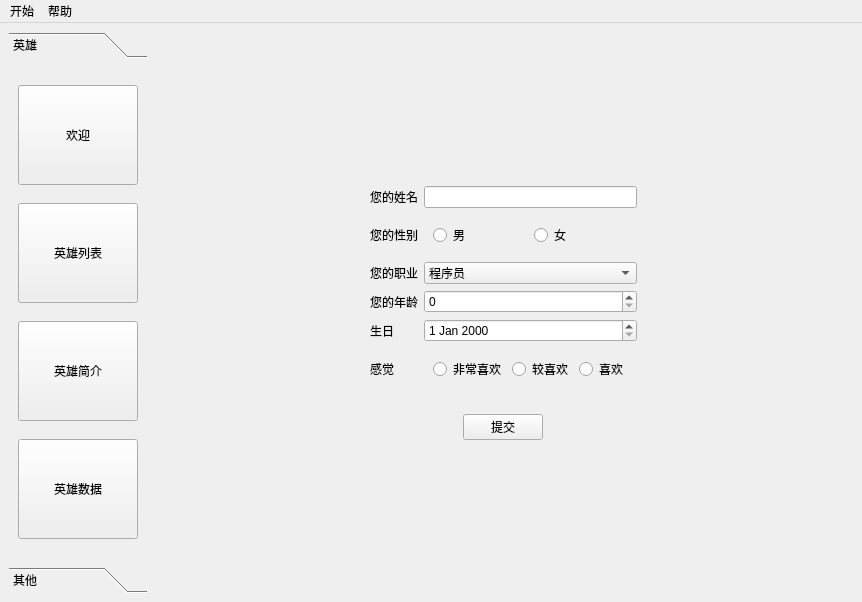
<?xml version="1.0" encoding="UTF-8"?>
<ui version="4.0">
 <class>MainWindow</class>
 <widget class="QMainWindow" name="MainWindow">
  <property name="geometry">
   <rect>
    <x>0</x>
    <y>0</y>
    <width>862</width>
    <height>602</height>
   </rect>
  </property>
  <property name="windowTitle">
   <string>MainWindow</string>
  </property>
  <widget class="QWidget" name="centralwidget">
   <layout class="QHBoxLayout" name="horizontalLayout">
    <item>
     <widget class="QToolBox" name="toolBox">
      <property name="sizePolicy">
       <sizepolicy hsizetype="Fixed" vsizetype="Preferred">
        <horstretch>0</horstretch>
        <verstretch>0</verstretch>
       </sizepolicy>
      </property>
      <property name="acceptDrops">
       <bool>true</bool>
      </property>
      <property name="currentIndex">
       <number>0</number>
      </property>
      <widget class="QWidget" name="page">
       <property name="geometry">
        <rect>
         <x>0</x>
         <y>0</y>
         <width>142</width>
         <height>487</height>
        </rect>
       </property>
       <attribute name="label">
        <string>英雄</string>
       </attribute>
       <layout class="QVBoxLayout" name="verticalLayout">
        <item>
         <widget class="QToolButton" name="toolButton">
          <property name="minimumSize">
           <size>
            <width>120</width>
            <height>100</height>
           </size>
          </property>
          <property name="text">
           <string>欢迎</string>
          </property>
          <property name="icon">
           <iconset resource="res.qrc">
            <normaloff>:/C:/Users/2814554384/Pictures/timg.jpg</normaloff>:/C:/Users/2814554384/Pictures/timg.jpg</iconset>
          </property>
          <property name="iconSize">
           <size>
            <width>100</width>
            <height>100</height>
           </size>
          </property>
          <property name="toolButtonStyle">
           <enum>Qt::ToolButtonTextUnderIcon</enum>
          </property>
         </widget>
        </item>
        <item>
         <widget class="QToolButton" name="toolButton_2">
          <property name="minimumSize">
           <size>
            <width>120</width>
            <height>100</height>
           </size>
          </property>
          <property name="text">
           <string>英雄列表</string>
          </property>
          <property name="icon">
           <iconset resource="res.qrc">
            <normaloff>:/C:/Users/2814554384/Desktop/res/Coin0001.png</normaloff>:/C:/Users/2814554384/Desktop/res/Coin0001.png</iconset>
          </property>
          <property name="iconSize">
           <size>
            <width>100</width>
            <height>100</height>
           </size>
          </property>
          <property name="toolButtonStyle">
           <enum>Qt::ToolButtonTextUnderIcon</enum>
          </property>
         </widget>
        </item>
        <item>
         <widget class="QToolButton" name="toolButton_3">
          <property name="minimumSize">
           <size>
            <width>120</width>
            <height>100</height>
           </size>
          </property>
          <property name="text">
           <string>英雄简介</string>
          </property>
          <property name="icon">
           <iconset resource="res.qrc">
            <normaloff>:/C:/Users/2814554384/Desktop/res/Coin0002.png</normaloff>:/C:/Users/2814554384/Desktop/res/Coin0002.png</iconset>
          </property>
          <property name="iconSize">
           <size>
            <width>100</width>
            <height>100</height>
           </size>
          </property>
          <property name="toolButtonStyle">
           <enum>Qt::ToolButtonTextUnderIcon</enum>
          </property>
         </widget>
        </item>
        <item>
         <widget class="QToolButton" name="toolButton_4">
          <property name="minimumSize">
           <size>
            <width>120</width>
            <height>100</height>
           </size>
          </property>
          <property name="text">
           <string>英雄数据</string>
          </property>
          <property name="icon">
           <iconset resource="res.qrc">
            <normaloff>:/C:/Users/2814554384/Desktop/res/Coin0007.png</normaloff>:/C:/Users/2814554384/Desktop/res/Coin0007.png</iconset>
          </property>
          <property name="iconSize">
           <size>
            <width>100</width>
            <height>100</height>
           </size>
          </property>
          <property name="toolButtonStyle">
           <enum>Qt::ToolButtonTextUnderIcon</enum>
          </property>
         </widget>
        </item>
       </layout>
      </widget>
      <widget class="QWidget" name="page_2">
       <property name="geometry">
        <rect>
         <x>0</x>
         <y>0</y>
         <width>142</width>
         <height>487</height>
        </rect>
       </property>
       <attribute name="label">
        <string>其他</string>
       </attribute>
       <layout class="QVBoxLayout" name="verticalLayout_2">
        <item>
         <widget class="QToolButton" name="toolButton_6">
          <property name="minimumSize">
           <size>
            <width>120</width>
            <height>100</height>
           </size>
          </property>
          <property name="text">
           <string>调查问卷</string>
          </property>
          <property name="icon">
           <iconset resource="res.qrc">
            <normaloff>:/C:/Users/2814554384/Desktop/res/OtherSceneBg.png</normaloff>:/C:/Users/2814554384/Desktop/res/OtherSceneBg.png</iconset>
          </property>
          <property name="iconSize">
           <size>
            <width>100</width>
            <height>100</height>
           </size>
          </property>
          <property name="toolButtonStyle">
           <enum>Qt::ToolButtonTextUnderIcon</enum>
          </property>
         </widget>
        </item>
        <item>
         <widget class="QToolButton" name="toolButton_5">
          <property name="minimumSize">
           <size>
            <width>120</width>
            <height>100</height>
           </size>
          </property>
          <property name="text">
           <string>退出</string>
          </property>
          <property name="icon">
           <iconset resource="res.qrc">
            <normaloff>:/C:/Users/2814554384/Desktop/res/PlayLevelSceneBg.png</normaloff>:/C:/Users/2814554384/Desktop/res/PlayLevelSceneBg.png</iconset>
          </property>
          <property name="iconSize">
           <size>
            <width>100</width>
            <height>100</height>
           </size>
          </property>
          <property name="toolButtonStyle">
           <enum>Qt::ToolButtonTextUnderIcon</enum>
          </property>
         </widget>
        </item>
       </layout>
      </widget>
     </widget>
    </item>
    <item>
     <widget class="QStackedWidget" name="stackedWidget">
      <property name="currentIndex">
       <number>0</number>
      </property>
      <widget class="QWidget" name="page_3">
       <layout class="QGridLayout" name="gridLayout_2">
        <item row="2" column="0">
         <widget class="QWidget" name="widget_6" native="true">
          <layout class="QHBoxLayout" name="horizontalLayout_8">
           <item>
            <spacer name="horizontalSpacer_3">
             <property name="orientation">
              <enum>Qt::Horizontal</enum>
             </property>
             <property name="sizeHint" stdset="0">
              <size>
               <width>40</width>
               <height>20</height>
              </size>
             </property>
            </spacer>
           </item>
           <item>
            <widget class="QPushButton" name="pushButton">
             <property name="text">
              <string>提交</string>
             </property>
            </widget>
           </item>
           <item>
            <spacer name="horizontalSpacer_4">
             <property name="orientation">
              <enum>Qt::Horizontal</enum>
             </property>
             <property name="sizeHint" stdset="0">
              <size>
               <width>40</width>
               <height>20</height>
              </size>
             </property>
            </spacer>
           </item>
          </layout>
         </widget>
        </item>
        <item row="3" column="0">
         <spacer name="verticalSpacer">
          <property name="orientation">
           <enum>Qt::Vertical</enum>
          </property>
          <property name="sizeHint" stdset="0">
           <size>
            <width>20</width>
            <height>40</height>
           </size>
          </property>
         </spacer>
        </item>
        <item row="1" column="0">
         <widget class="QWidget" name="widget_5" native="true">
          <layout class="QGridLayout" name="gridLayout">
           <item row="2" column="2">
            <widget class="QComboBox" name="comboBox_work">
             <item>
              <property name="text">
               <string>程序员</string>
              </property>
             </item>
             <item>
              <property name="text">
               <string>新建项目</string>
              </property>
             </item>
             <item>
              <property name="text">
               <string>新建项目</string>
              </property>
             </item>
            </widget>
           </item>
           <item row="0" column="2">
            <widget class="QLineEdit" name="lineEdit_name"/>
           </item>
           <item row="3" column="1">
            <widget class="QLabel" name="label_6">
             <property name="text">
              <string>您的年龄</string>
             </property>
            </widget>
           </item>
           <item row="4" column="1">
            <widget class="QLabel" name="label_7">
             <property name="text">
              <string>生日</string>
             </property>
            </widget>
           </item>
           <item row="3" column="2">
            <widget class="QSpinBox" name="spinBox_age"/>
           </item>
           <item row="5" column="2">
            <widget class="QWidget" name="widget_4" native="true">
             <layout class="QHBoxLayout" name="horizontalLayout_7">
              <item>
               <widget class="QRadioButton" name="radioButton_vlike">
                <property name="text">
                 <string>非常喜欢</string>
                </property>
               </widget>
              </item>
              <item>
               <widget class="QRadioButton" name="radioButton_prelike">
                <property name="text">
                 <string>较喜欢</string>
                </property>
               </widget>
              </item>
              <item>
               <widget class="QRadioButton" name="radioButton_like">
                <property name="text">
                 <string>喜欢</string>
                </property>
               </widget>
              </item>
             </layout>
            </widget>
           </item>
           <item row="5" column="1">
            <widget class="QLabel" name="label_8">
             <property name="text">
              <string>感觉</string>
             </property>
            </widget>
           </item>
           <item row="4" column="2">
            <widget class="QDateEdit" name="dateEdit_brithday"/>
           </item>
           <item row="3" column="3">
            <spacer name="horizontalSpacer_2">
             <property name="orientation">
              <enum>Qt::Horizontal</enum>
             </property>
             <property name="sizeHint" stdset="0">
              <size>
               <width>40</width>
               <height>20</height>
              </size>
             </property>
            </spacer>
           </item>
           <item row="1" column="1">
            <widget class="QLabel" name="label_">
             <property name="text">
              <string>您的性别</string>
             </property>
            </widget>
           </item>
           <item row="1" column="2">
            <widget class="QWidget" name="widget_3" native="true">
             <layout class="QHBoxLayout" name="horizontalLayout_6">
              <item>
               <widget class="QRadioButton" name="radioButton_man">
                <property name="text">
                 <string>男</string>
                </property>
               </widget>
              </item>
              <item>
               <widget class="QRadioButton" name="radioButton_feiman">
                <property name="text">
                 <string>女</string>
                </property>
               </widget>
              </item>
             </layout>
            </widget>
           </item>
           <item row="0" column="1">
            <widget class="QLabel" name="label_name">
             <property name="text">
              <string>您的姓名</string>
             </property>
            </widget>
           </item>
           <item row="2" column="1">
            <widget class="QLabel" name="label_5">
             <property name="text">
              <string>您的职业</string>
             </property>
            </widget>
           </item>
           <item row="2" column="0">
            <spacer name="horizontalSpacer">
             <property name="orientation">
              <enum>Qt::Horizontal</enum>
             </property>
             <property name="sizeHint" stdset="0">
              <size>
               <width>40</width>
               <height>20</height>
              </size>
             </property>
            </spacer>
           </item>
          </layout>
         </widget>
        </item>
        <item row="0" column="0">
         <spacer name="verticalSpacer_2">
          <property name="orientation">
           <enum>Qt::Vertical</enum>
          </property>
          <property name="sizeHint" stdset="0">
           <size>
            <width>20</width>
            <height>40</height>
           </size>
          </property>
         </spacer>
        </item>
       </layout>
      </widget>
      <widget class="QWidget" name="page_5"/>
      <widget class="QWidget" name="page_6">
       <layout class="QHBoxLayout" name="horizontalLayout_2">
        <item>
         <widget class="QLabel" name="label_3">
          <property name="text">
           <string/>
          </property>
          <property name="pixmap">
           <pixmap resource="res.qrc">:/C:/Users/2814554384/Desktop/res/Title.png</pixmap>
          </property>
         </widget>
        </item>
       </layout>
      </widget>
      <widget class="QWidget" name="page_7">
       <layout class="QHBoxLayout" name="horizontalLayout_3">
        <item>
         <widget class="QWidget" name="widget" native="true">
          <layout class="QHBoxLayout" name="horizontalLayout_5">
           <item>
            <widget class="QLabel" name="label">
             <property name="text">
              <string/>
             </property>
             <property name="pixmap">
              <pixmap resource="res.qrc">:/C:/Users/2814554384/Desktop/res/Coin0001.png</pixmap>
             </property>
            </widget>
           </item>
          </layout>
         </widget>
        </item>
       </layout>
      </widget>
      <widget class="QWidget" name="page_4">
       <layout class="QHBoxLayout" name="horizontalLayout_4">
        <item>
         <widget class="QWidget" name="widget_2" native="true"/>
        </item>
       </layout>
      </widget>
     </widget>
    </item>
   </layout>
  </widget>
  <widget class="QMenuBar" name="menubar">
   <property name="geometry">
    <rect>
     <x>0</x>
     <y>0</y>
     <width>862</width>
     <height>25</height>
    </rect>
   </property>
   <widget class="QMenu" name="menu">
    <property name="title">
     <string>开始</string>
    </property>
    <addaction name="actionquit"/>
   </widget>
   <widget class="QMenu" name="menu_2">
    <property name="title">
     <string>帮助</string>
    </property>
    <addaction name="actionabout"/>
   </widget>
   <addaction name="menu"/>
   <addaction name="menu_2"/>
  </widget>
  <action name="actionquit">
   <property name="text">
    <string>退出</string>
   </property>
  </action>
  <action name="actionabout">
   <property name="text">
    <string>关于</string>
   </property>
  </action>
 </widget>
 <resources>
  <include location="res.qrc"/>
 </resources>
 <connections>
  <connection>
   <sender>actionquit</sender>
   <signal>triggered()</signal>
   <receiver>MainWindow</receiver>
   <slot>close()</slot>
   <hints>
    <hint type="sourcelabel">
     <x>-1</x>
     <y>-1</y>
    </hint>
    <hint type="destinationlabel">
     <x>373</x>
     <y>272</y>
    </hint>
   </hints>
  </connection>
 </connections>
</ui>
